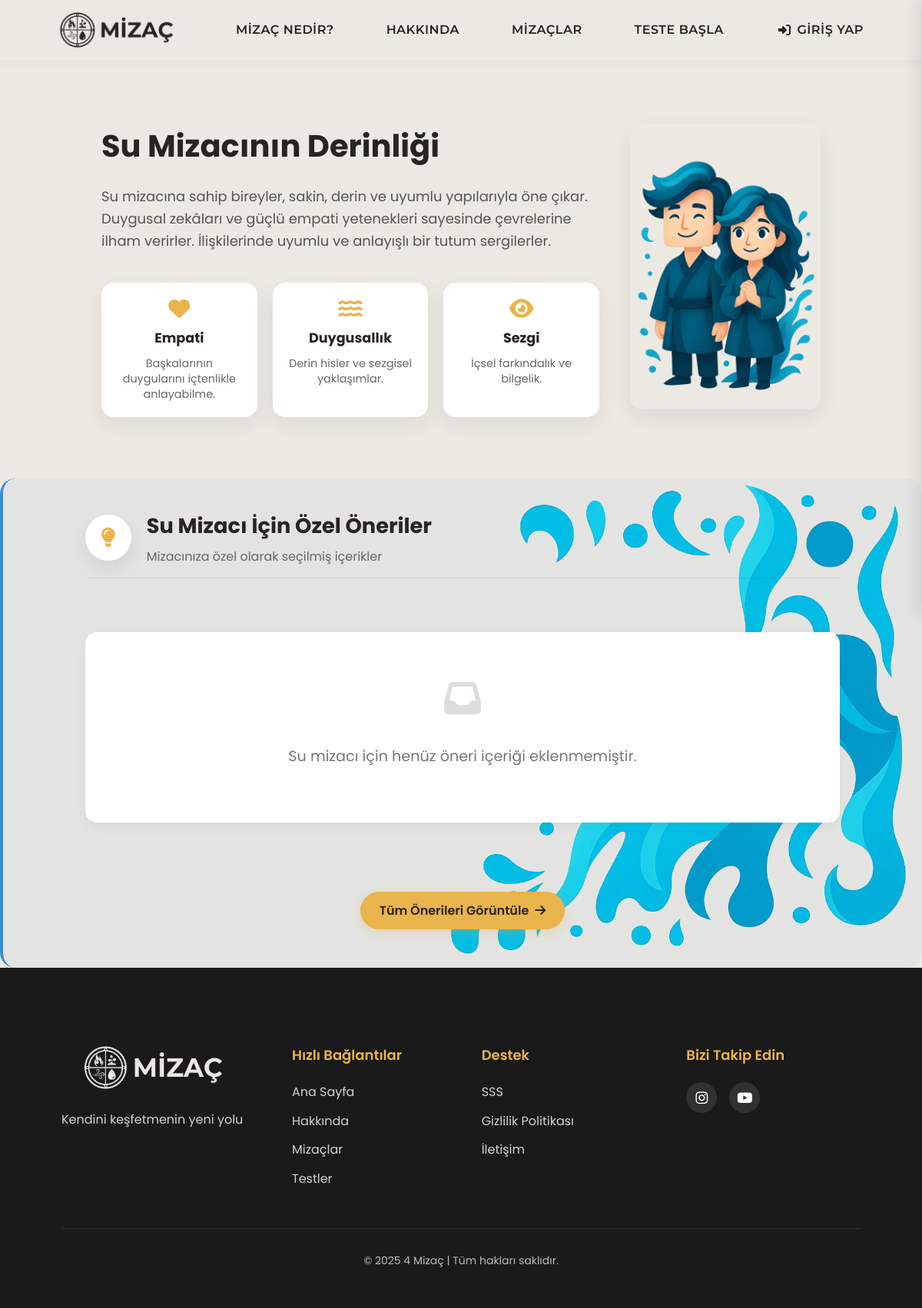
The page /temperaments/water_more/ on the database as committed earlier.
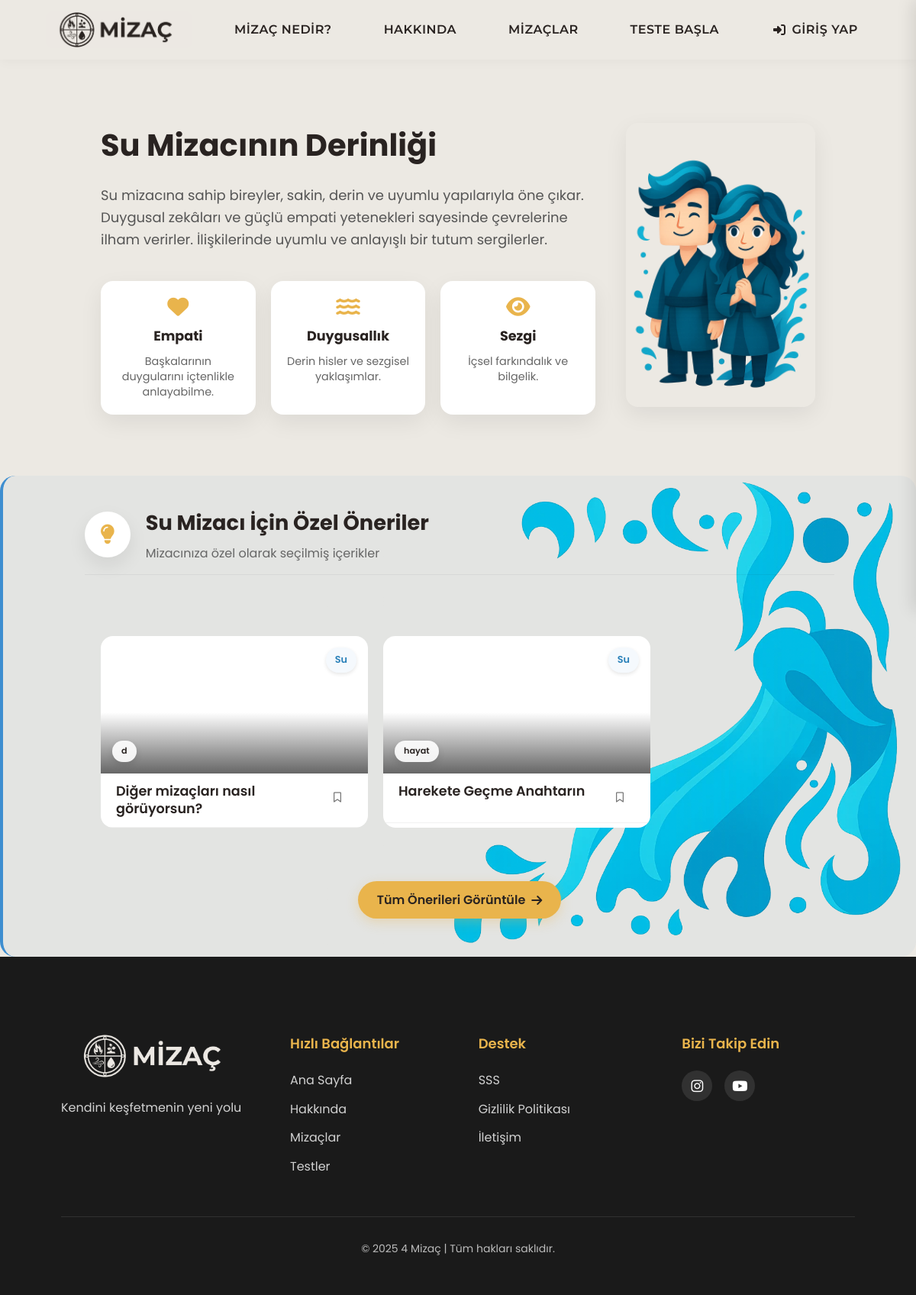
The same page on the database as committed later.
### profiles/models.py (models this page shows, shortened)
class RecommendedContent(models.Model):
    ELEMENT_CHOICES = [
        ('Ateş', 'Ateş'),
        ('Hava', 'Hava'),
        ('Su', 'Su'),
        ('Toprak', 'Toprak'),
    ]
    title = models.CharField(max_length=200, verbose_name="Başlık")
    short_description = models.TextField(verbose_name="Kısa Açıklama")
    content = models.TextField(verbose_name="İçerik")
    image = models.ImageField(
        upload_to='content_images/',
        blank=True,
        null=True,
        verbose_name="Görsel",
        help_text="PNG, JPG veya WebP formatında yükleyebilirsiniz. Otomatik olarak WebP'ye dönüştürülecek ve optimize edilecek."
    )
    category = models.ForeignKey(ContentCategory, on_delete=models.CASCADE, related_name="contents", verbose_name="Kategori")
    related_element_name = models.CharField(
        max_length=50,
        verbose_name="İlgili Mizaç Elementi",
        choices=ELEMENT_CHOICES,
        help_text="Ateş, Hava, Su veya Toprak değerlerinden birini seçin"
    )
    is_active = models.BooleanField(default=True, verbose_name="Aktif mi?")
    show_on_temperament_page = models.BooleanField(
        default=False,
        verbose_name="Mizaç Sayfasında Göster",
        help_text="Bu içerik ilgili mizaç detay sayfasında (örn: air_more.html) özel öneriler bölümünde gösterilsin mi? Her mizaç için en fazla 3 adet seçmeniz önerilir."
    )
    created_at = models.DateTimeField(auto_now_add=True, verbose_name="Oluşturulma Tarihi")
    updated_at = models.DateTimeField(auto_now=True, verbose_name="Güncellenme Tarihi")
    order = models.PositiveIntegerField(default=0, verbose_name="Sıralama")
    class Meta:
        verbose_name = "Önerilen İçerik"
        verbose_name_plural = "Önerilen İçerikler"
        ordering = ['order', '-created_at']

class ContentCategory(models.Model):
    name = models.CharField(max_length=100, verbose_name="Kategori Adı")
    description = models.TextField(blank=True, null=True, verbose_name="Açıklama")
    class Meta:
        verbose_name = "İçerik Kategorisi"
        verbose_name_plural = "İçerik Kategorileri"

### temperaments/views.py (the view, shortened to what this page needs)
# urls.py: path('water_more/', views.water_more, name='water_more'),
def water_more(request):
    if not request.user.is_authenticated:
        cache_key = 'water_more_anonymous'
        cached_data = cache.get(cache_key)
        if cached_data:
            print("✅ Cache HIT: Water page (anonymous)")
            return render(request, 'temperaments/water_more.html', cached_data)
    print(f"❌ Cache MISS: Water page - {request.user.username if request.user.is_authenticated else 'anonymous'}")
    suggestions_cache_key = 'water_element_suggestions'
    element_suggestions = cache.get(suggestions_cache_key)
    if not element_suggestions:
        element_suggestions = RecommendedContent.objects.select_related('category').filter(
            related_element_name='Su',
            is_active=True,
            show_on_temperament_page=True
        ).annotate(
            like_count=Count('user_interactions', filter=Q(user_interactions__liked=True))
        ).order_by('order', '-created_at')[:3]
        cache.set(suggestions_cache_key, list(element_suggestions), 600)
        print("💾 Cache SET: Water element suggestions")
    else:
        print("✅ Cache HIT: Water element suggestions")
    context = {
        'element_name': 'Su',
        'element_suggestions': element_suggestions,
    }
    if request.user.is_authenticated:
        test_cache_key = f'user_test_result_{request.user.id}'
        test_result = cache.get(test_cache_key)
        if test_result is None:
            test_result = TestResult.objects.select_related('dominant_element').filter(
                user=request.user
            ).order_by('-date_taken').first()
            cache.set(test_cache_key, test_result, 1800)
            print(f"💾 Cache SET: User test result - {request.user.username}")
        else:
            print(f"✅ Cache HIT: User test result - {request.user.username}")
        if test_result:
            is_users_element = test_result.dominant_element.name == "Su"
            context.update({
                'is_users_element': is_users_element,
                'has_test_result': True,
                'dominant_element': test_result.dominant_element
            })
        else:
            context.update({
                'has_test_result': False
            })
    else:
        context.update({
            'has_test_result': False
        })
    if not request.user.is_authenticated:
        cache.set('water_more_anonymous', context, 900)
        print("💾 Cache SET: Water page (anonymous)")
    return render(request, 'temperaments/water_more.html', context)

### templates/temperaments/water_more.html (shortened to what this page needs)
{% extends 'base.html' %}
{% load static %}
{% block extra_css %}
<link rel="stylesheet" href="{% static 'css/temperaments.css' %}">
<link rel="stylesheet" href="{% static 'css/profiles.css' %}">
{% endblock %}
{% block content %}
<section class="water-personality">
  <div class="container">
    <div class="water-personality-container">
      <div class="water-personality-text">
        <h1 class="temperament-title">Su Mizacının Derinliği</h1>
        <p class="water-personality-desc">
          Su mizacına sahip bireyler, sakin, derin ve uyumlu yapılarıyla öne çıkar. Duygusal zekâları ve güçlü empati yetenekleri sayesinde çevrelerine ilham verirler. İlişkilerinde uyumlu ve anlayışlı bir tutum sergilerler.
        </p>
        <div class="water-personality-cards">
          <div class="water-personality-card">
            <i class="fas fa-heart"></i>
            <h3>Empati</h3>
            <p>Başkalarının duygularını içtenlikle anlayabilme.</p>
          </div>
          <div class="water-personality-card">
            <i class="fas fa-water"></i>
            <h3>Duygusallık</h3>
            <p>Derin hisler ve sezgisel yaklaşımlar.</p>
          </div>
          <div class="water-personality-card">
            <i class="fas fa-eye"></i>
            <h3>Sezgi</h3>
            <p>İçsel farkındalık ve bilgelik.</p>
          </div>
        </div>
      </div>
      <div class="water-personality-image">
        <img src="{% static 'images/water-newicon.webp' %}" alt="Su Mizacı">
      </div>
    </div>
</section>
<div class="premium-content-section element-section su">
  <div class="premium-content-background">
    <div class="premium-content-container">
      <div class="container">
        <div class="premium-section-title">
          <i class="fas fa-lightbulb"></i>
          <div class="section-title-content">
            <h2>{{ element_name }} Mizacı İçin Özel Öneriler</h2>
            <p>Mizacınıza özel olarak seçilmiş içerikler</p>
          </div>
        </div>
      </div>
      <div class="content-slider-wrapper">
        {% if element_suggestions %}
          <div class="content-slider-container">
            <div class="content-slider improved-slider" id="contentSlider">
              {% for content in element_suggestions %}
                <div class="premium-card" data-content-id="{{ content.id }}" data-category="{{ content.category.id }}">
                  <div class="premium-card-inner">
                    {% if content.image %}
                      <div class="premium-card-image" style="background-image: url('{{ content.image.url }}')">
                        <div class="content-element su">{{ element_name }}</div>
                        <div class="content-category">{{ content.category.name }}</div>
                      </div>
                    {% else %}
                      <div class="premium-card-image placeholder-image">
                        <i class="fas fa-book-open"></i>
                        <div class="content-element su">{{ element_name }}</div>
                        <div class="content-category">{{ content.category.name }}</div>
                      </div>
                    {% endif %}
                    <div class="content-header">
                      <h3 class="content-title">{{ content.title }}</h3>
                      <button class="save-button-header {% if content.is_saved %}saved{% endif %}"
                              data-content-id="{{ content.id }}"
                              title="{% if content.is_saved %}Kaydedildi{% else %}Kaydet{% endif %}">
                        <i class="{% if content.is_saved %}fas{% else %}far{% endif %} fa-bookmark"></i>
                      </button>
                    </div>
                  </div>
                </div>
              {% endfor %}
            </div>
          </div>
        {% else %}
          <div class="container">
            <div class="empty-state">
              <div class="empty-icon"><i class="fas fa-inbox"></i></div>
              <p class="empty-text">{{ element_name }} mizacı için henüz öneri içeriği eklenmemiştir.</p>
            </div>
          </div>
        {% endif %}
      </div>
      <div class="container">
        <div class="suggestions-more">
          <a href="{% url 'my_suggestions' %}" class="more-link">
            Tüm Önerileri Görüntüle <i class="fas fa-arrow-right"></i>
          </a>
        </div>
      </div>
    </div>
  </div>
</div>
{% endblock %}

### templates/base.html (shortened to what this page needs)
{% load static %}
<!DOCTYPE html>
<html lang="tr">
<head>
    {% load static %}
    <link rel="stylesheet" href="{% static 'css/base.css' %}">
    {% block extra_css %}{% endblock %}
    <link href="https://cdnjs.cloudflare.com/ajax/libs/font-awesome/6.4.0/css/all.min.css" rel="stylesheet">
</head>
<body>
    <div class="page-container">
        <header class="nav-container">
            <div class="header-content">
                <a href="{% url 'index' %}" class="logo">
                    <img src="{% static 'images/logo.webp' %}" alt="MİZAÇ" class="logo-img">
                </a>
                <nav class="nav-links">
                    <a href="{% url 'temperament' %}" class="nav-item">MİZAÇ NEDİR?</a>
                    <a href="{% url 'about' %}" class="nav-item">HAKKINDA</a>
                    <a href="{% url 'temperaments' %}" class="nav-item">MİZAÇLAR</a>
                    <a href="{% url 'test_list' %}" class="nav-item">TESTE BAŞLA</a>
                </nav>
                {% if user.is_authenticated %}
                <div class="profile-container">
                    <button class="profile-button">
                        <i class="fas fa-user-circle"></i>
                        <span class="username-display">{{ user.username }}</span>
                    </button>
                    <div class="dropdown-content">
                        <div class="dropdown-username">{{ user.username }}</div>
                        <a href="{% url 'my_temperament' %}"><i class="fas fa-star"></i> Mizacım</a>
                        <a href="{% url 'my_suggestions' %}"><i class="fas fa-lightbulb"></i> Önerilerim</a>
                        <a href="{% url 'profiles' %}"><i class="fas fa-cog"></i> Profil Ayarlarım</a>
                        <a href="{% url 'logout' %}"><i class="fas fa-sign-out-alt"></i> Çıkış Yap</a>
                    </div>
                </div>
                {% else %}
                    <a href="{% url 'login' %}" class="login-button"><i class="fas fa-sign-in-alt"></i> GİRİŞ YAP</a>
                {% endif %}
            </div>
        </header>
        <main>
            {% block content %}{% endblock %}
        </main>
        <footer>
            <div class="container">
                <div class="footer-content">
                    <div class="footer-logo">
                        <img src="{% static 'images/l2.webp' %}" alt="MİZAÇ" class="footer-logo-img">
                        <p>Kendini keşfetmenin yeni yolu</p>
                    </div>
                    <div class="footer-links">
                        <div class="footer-column">
                            <h3>Hızlı Bağlantılar</h3>
                            <ul>
                                <li><a href="{% url 'index' %}">Ana Sayfa</a></li>
                                <li><a href="{% url 'about' %}">Hakkında</a></li>
                                <li><a href="{% url 'temperaments' %}">Mizaçlar</a></li>
                                <li><a href="{% url 'test_list' %}">Testler</a></li>
                            </ul>
                        </div>
                        <div class="footer-column">
                            <h3>Destek</h3>
                            <ul>
                                <li><a href="{% url 'temperament' %}#faq-section">SSS</a></li>
                                <li><a href="{% url 'privacypolicy' %}">Gizlilik Politikası</a></li>
                                <li><a href="{% url 'about' %}#contact-section">İletişim</a></li>
                            </ul>
                        </div>
                    </div>
                    <div class="footer-social">
                        <h3>Bizi Takip Edin</h3>
                        <div class="social-icons">
                            <a href="#" aria-label="Instagram"><i class="fab fa-instagram"></i></a>
                            <a href="#" aria-label="Youtube"><i class="fab fa-youtube"></i></a>
                        </div>
                    </div>
                </div>
                <div class="footer-bottom">
                    <p>&copy; 2025 4 Mizaç | Tüm hakları saklıdır.</p>
                </div>
            </div>
        </footer>
    </div>
</body>
</html>

### static/css/temperaments.css (style rules this page uses)
:root { --primary-color: #292321; --secondary-color: #ece9e3; --accent-color: #e9b44c; --card-radius: 15px; --border-radius: 8px; --card-shadow: 0 10px 30px rgba(0, 0, 0, 0.08); --transition: all 0.3s ease; --light-text: #ffffff; --fire-color: #e74c3c; --fire-bg: rgba(231, 76, 60, 0.2); --air-color: #78909c; --air-bg: rgba(120, 144, 156, 0.2); --water-color: #2980b9; --water-bg: rgba(41, 128, 185, 0.2); --earth-color: #8d6e63; --earth-bg: rgba(141, 110, 99, 0.2); }
.temperament-title { font-size: 2.5rem; font-weight: 700; color: var(--primary-color); margin-bottom: 20px; }
.water-personality-container, .fire-personality-container, .air-personality-container, .earth-personality-container { display: flex; align-items: center; justify-content: space-between; gap: 40px; max-width: 1200px; margin: 60px auto; padding: 0 5%; flex-wrap: wrap; }
.water-personality-text, .fire-personality-text, .air-personality-text, .earth-personality-text { flex: 1 1 500px; opacity: 0; transform: translateY(30px); transition: var(--transition); }
.water-personality-desc, .fire-personality-desc, .air-personality-desc, .earth-personality-desc { font-size: 18px; color: #555; margin-bottom: 40px; line-height: 1.6; }
.water-personality-cards, .fire-personality-cards, .air-personality-cards, .earth-personality-cards { display: flex; gap: 20px; flex-wrap: wrap; }
.water-personality-card, .fire-personality-card, .air-personality-card, .earth-personality-card { background: #fff; border-radius: 16px; box-shadow: 0 10px 30px rgba(0,0,0,0.07); padding: 20px; flex: 1 1 150px; text-align: center; transition: transform 0.3s ease, box-shadow 0.3s ease; cursor: default; }
.water-personality-card i, .fire-personality-card i, .air-personality-card i, .earth-personality-card i { font-size: 28px; color: var(--accent-color); margin-bottom: 10px; }
.water-personality-card h3, .fire-personality-card h3, .air-personality-card h3, .earth-personality-card h3 { font-size: 1.1rem; margin-bottom: 8px; color: var(--primary-color); }
.water-personality-card p, .fire-personality-card p, .air-personality-card p, .earth-personality-card p { font-size: 0.9rem; color: #666; line-height: 1.4; }
.water-personality-image, .fire-personality-image, .air-personality-image, .earth-personality-image { flex: 1 1 100px; opacity: 0; transform: translateY(30px); transition: var(--transition); text-align: center; }
.water-personality-image img, .fire-personality-image img, .air-personality-image img, .earth-personality-image img { width: 100%; max-width: 500px; border-radius: 16px; box-shadow: 0 10px 30px rgba(0,0,0,0.07); transition: var(--transition); }
.appear { opacity: 1 !important; transform: translateY(0) !important; }
.suggestions-more { text-align: center; margin-top: 20px; }
.more-link { display: inline-flex; align-items: center; gap: 8px; padding: 12px 25px; background-color: var(--accent-color); color: var(--primary-color); border-radius: 30px; font-weight: 600; text-decoration: none; transition: var(--transition); box-shadow: 0 5px 15px rgba(233, 180, 76, 0.3); }

Rows that differ between the two databases and show on the page:
now on this page (row edited): RecommendedContent: related_element_name "Su", category.name "d", title "Diğer mizaçları nasıl görüyorsun?"
now on this page (row edited): RecommendedContent: related_element_name "Su", category.name "hayat", title "Harekete Geçme Anahtarın"
Other text that changed with them:
{{ element_name }}: "Su" → (not shown)
text no longer shown: "mizacı için henüz öneri içeriği eklenmemiştir."
